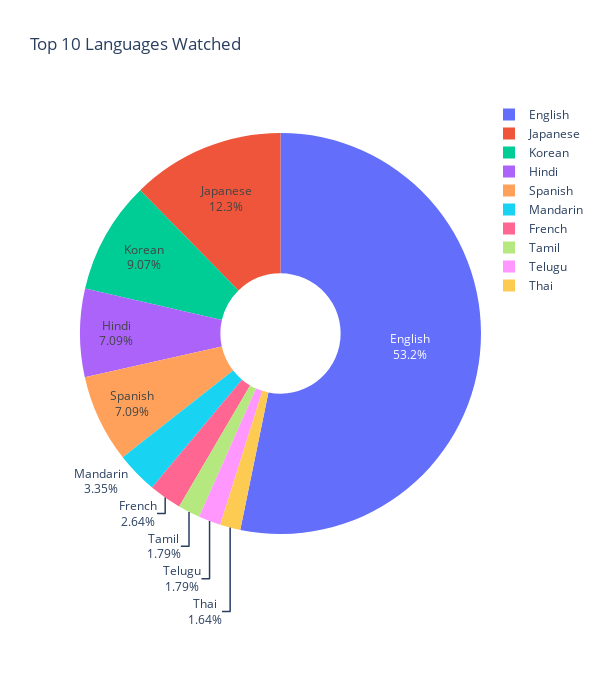

The cell this chart's notebook holds for it:
### Markdown cell above
* Drama dominates with 1,100+ movies&shows (28% of all) indicating over-concentration risk
* Comedy (640 titles, 16%) and Animation (470 titles, 12%) complete the "Big 3" representing 56% of total content
* Thriller, Horror, and Sci-Fi combined have <250 titles despite high fan engagement potential
* movies&shows drop-off after top 5 genres reveals lack of plan strategy to improve
* Romance and Reality genres are under represented compared to streaming competitor
* Genre imbalance suggests Netflix prioritizes volume in proven categories over strategic experimentation

### recomendation:
* Shift 200 titles from Drama to Thriller/Horror/Sci-Fi over next 18 months to capture underserved audiences.

### Code cell
lang_counts = df['language'].value_counts().nlargest(10)

fig = px.pie(names=lang_counts.index,values=lang_counts.values,title="Top 10 Languages Watched",
    width=600,  
    height=700,
    hole=0.3  )

fig.update_traces(textinfo='percent+label')  
fig.show()

### Figure 1 — Plotly figure (JSON) as saved in the notebook; plotly's stock layout.template omitted (floating-point values rounded to 4 significant figures)
{"data": [{"domain": {"x": [0, 1], "y": [0, 1]}, "hole": 0.3, "hovertemplate": "label=%{label}<br>value=%{value}<extra></extra>", "labels": ["English", "Japanese", "Korean", "Hindi", "Spanish", "Mandarin", "French", "Tamil", "Telugu", "Thai"], "legendgroup": "", "name": "", "showlegend": true, "textinfo": "percent+label", "type": "pie", "values": [1877, 435, 320, 250, 250, 118, 93, 63, 63, 58]}], "layout": {"height": 700, "legend": {"tracegroupgap": 0}, "title": {"text": "Top 10 Languages Watched"}, "width": 600}}
